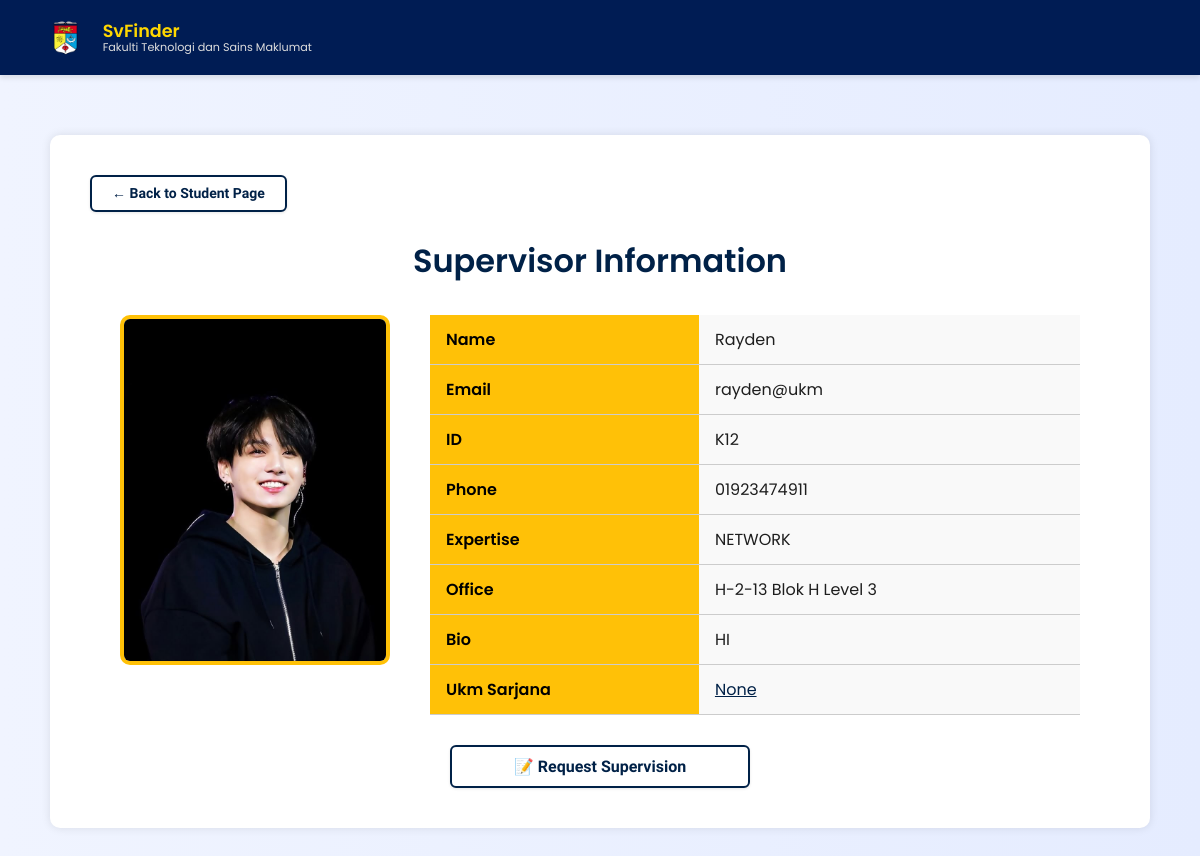
Page /informationsv/K12/ on the committed database.
### SVFINDER/models.py (models this page shows)
class Penyelia(models.Model):
    id_penyelia = models.CharField(max_length=30, primary_key=True)
    nama_penyelia = models.CharField(max_length=255)
    email_penyelia = models.EmailField(max_length=255)
    no_penyelia = models.CharField(max_length=15)
    category_penyelia = models.CharField(max_length=255)  # Changed from 'program_penyelia' to 'category_penyelia'
    katalaluan_penyelia = models.CharField(max_length=255)
    kepakaran_penyelia = models.CharField(max_length=255)
    gambar_penyelia = models.ImageField(upload_to='penyelia/', null=True, blank=True)
    id_admin = models.ForeignKey('AdminSistem', on_delete=models.CASCADE, null=True, blank=True)
    bilik_penyelia = models.CharField(max_length=255, null=True, blank=True)  # Make it nullable
    bio_penyelia = models.CharField(max_length=3000, null=True, blank=True)
    academic_penyelia = models.CharField(max_length=255, null=True, blank=True)  # New field for academic info

### SVFINDER/views.py (the view)
# urls.py: path('informationsv/<str:id>/', views.informationsv, name='informationsv'),  # Ensure this matches
def informationsv(request, id):
    print("Supervisor ID:", id)  # Debugging line
    supervisor = get_object_or_404(Penyelia, id_penyelia=id)
    return render(request, 'informationsv.html', {'supervisor': supervisor})

### SVFINDER/templates/informationsv.html (shortened to what this page needs)
{% load static %}
<!DOCTYPE html>
<html lang="en">
<head>
  <link rel="stylesheet" href="https://cdnjs.cloudflare.com/ajax/libs/font-awesome/6.0.0-beta3/css/all.min.css" />
</head>
<body>
<nav>
  <div class="nav-left">
      <div class="logo-section">
        <img src="{% static 'logoukm.png' %}" alt="UKM Logo" class="logo-img" />
        <div class="logo-text">
          <span class="logo-main">SvFinder</span>
          <span class="logo-sub">Fakulti Teknologi dan Sains Maklumat</span>
        </div>
      </div>
</nav>
<div class="container">
  <a href="{% url 'mainstudent' %}" class="back-btn" aria-label="Back to student main page">
    ← Back to Student Page
  </a>
  <div class="supervisor-info">
    <h1>Supervisor Information</h1>
    <div class="supervisor-details">
      <img src="{{ supervisor.gambar_penyelia.url }}" alt="{{ supervisor.nama_penyelia }}" class="supervisor-image" />
      <table>
        <tr>
          <th>Name</th>
          <td>{{ supervisor.nama_penyelia }}</td>
        </tr>
        <tr>
          <th>Email</th>
          <td>{{ supervisor.email_penyelia }}</td>
        </tr>
        <tr>
          <th>ID</th>
          <td>{{ supervisor.id_penyelia }}</td>
        </tr>
        <tr>
          <th>Phone</th>
          <td>{{ supervisor.no_penyelia }}</td>
        </tr>
        <tr>
          <th>Expertise</th>
          <td>{{ supervisor.kepakaran_penyelia }}</td>
        </tr>
        <tr>
          <th>Office</th>
          <td>{{ supervisor.bilik_penyelia }}</td>
        </tr>
        <tr>
          <th>Bio</th>
          <td>{{ supervisor.bio_penyelia }}</td>
        </tr>
        <tr>
  <th>Ukm Sarjana</th>
  <td>
    <a href="{{ supervisor.academic_penyelia }}" target="_blank" style="color: #002147; text-decoration: underline;">
      {{ supervisor.academic_penyelia }}
    </a>
  </td>
</tr>
      </table>
    </div>
    <a href="{% url 'requestform' supervisor.id_penyelia %}" class="uni-request-btn" aria-label="Request supervision from {{ supervisor.nama_penyelia }}">
      📝 Request Supervision
    </a>
  </div>
</div>
</body>
</html>

### SVFINDER/templates/informationsv.html (style rules this page uses)
:root { --primary-color: #002147; --accent-color: #ffc107; --bg-color: #f8f9fa; --text-color: #333; }
* { margin: 0; padding: 0; box-sizing: border-box; font-family: 'Poppins', sans-serif; }
body { background: linear-gradient(to right, #f0f4ff, #e5ecff); color: #1e1e1e; margin: 0; padding: 0; overflow-x: hidden; }
nav { background-color: #001c54; color: white; display: flex; justify-content: space-between; align-items: center; padding: 10px 40px; height: 75px; box-shadow: 0 3px 5px rgba(0, 0, 0, 0.1); position: sticky; top: 0; z-index: 1000; }
.logo-section { display: flex; align-items: center; gap: 12px; }
.logo-img { height: 38px; }
.logo-text { display: flex; flex-direction: column; line-height: 1.1; }
.logo-main { font-size: 1.1rem; font-weight: 600; color: #FFD700; }
.logo-sub { font-size: 0.7rem; color: #ddd; font-weight: 400; }
.container { max-width: 1100px; margin: 60px auto 40px; background-color: white; padding: 40px; border-radius: 10px; box-shadow: 0 0 10px rgba(0,0,0,0.1); }
.back-btn { display: inline-block; font-family: 'Georgia', serif; font-size: 14px; font-weight: 600; color: #002147; background-color: #fff; border: 2px solid #002147; padding: 8px 20px; border-radius: 6px; margin-bottom: 25px; text-decoration: none; transition: all 0.3s ease; box-shadow: 0 1px 3px rgba(0,0,0,0.1); }
.supervisor-info h1 { font-size: 32px; color: var(--primary-color); text-align: center; margin-bottom: 30px; font-weight: 600; }
.supervisor-details { display: flex; flex-wrap: wrap; gap: 40px; justify-content: center; }
.supervisor-image { width: 270px; height: 350px; border-radius: 10px; object-fit: cover; border: 4px solid var(--accent-color); }
table { width: 100%; max-width: 650px; border-collapse: collapse; font-size: 16px; }
th, td { padding: 12px 16px; border-bottom: 1px solid #ccc; text-align: left; }
th { background-color: var(--accent-color); color: #000; font-weight: 600; }
td { background-color: #f9f9f9; }
.uni-request-btn { display: block; font-family: 'Georgia', serif; font-size: 16px; font-weight: 600; color: #002147; background-color: #fff; border: 2px solid #002147; padding: 10px 24px; border-radius: 6px; margin: 30px auto 0; text-align: center; text-decoration: none; transition: all 0.3s ease; box-shadow: 0 1px 3px rgba(0,0,0,0.1); max-width: 300px; }

### rows in the picture
Penyelia: gambar_penyelia (picture), nama_penyelia "Rayden", email_penyelia "rayden@ukm", id_penyelia "K12", no_penyelia "01923474911", kepakaran_penyelia "NETWORK", bilik_penyelia "H-2-13 Blok H Level 3", bio_penyelia "HI", academic_penyelia "None"
